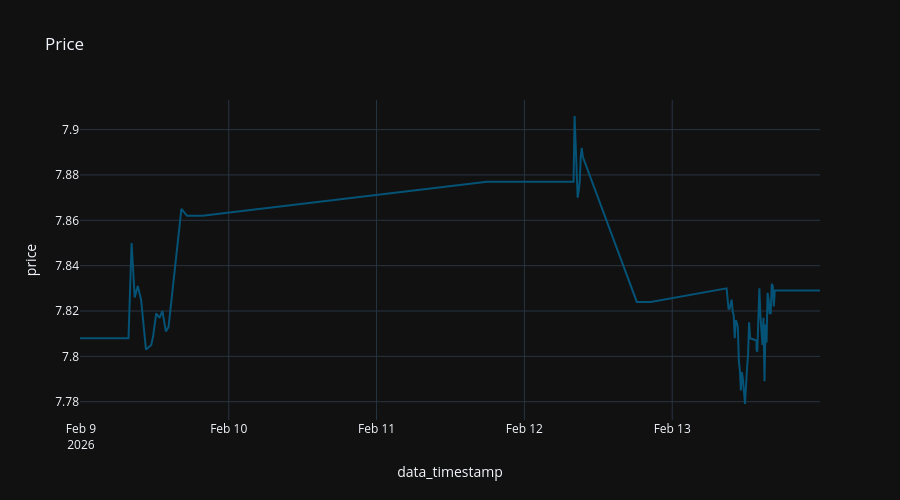

Here is the notebook cell this chart was saved with:
### Code cell
x = df[df['ticker'] == asset_ticker][['data_timestamp', 'price', 'ticker']].sort_values(by="data_timestamp")

fig = px.line (
  x,
  "data_timestamp",
  "price",
  title="Price"
#   color_discrete_sequence="Tealgrn_r",
)

fig.update_layout (
  height=500,
)

### Figure 1 — Plotly figure (JSON) as saved in the notebook; plotly's stock layout.template omitted (floating-point values rounded to 4 significant figures; data arrays with more than 128 entries replaced by an {"elided": "..."} marker saying what was removed)
{"data": [{"hovertemplate": "data_timestamp=%{x}<br>price=%{y}<extra></extra>", "legendgroup": "", "line": {"color": "rgb(4, 82, 117)", "dash": "solid"}, "marker": {"symbol": "circle"}, "mode": "lines", "name": "", "orientation": "v", "showlegend": false, "type": "scatter", "x": {"elided": "238 str values"}, "xaxis": "x", "y": {"elided": "238 float values"}, "yaxis": "y"}], "layout": {"height": 500, "legend": {"tracegroupgap": 0}, "title": {"text": "Price"}, "xaxis": {"anchor": "y", "domain": [0, 1], "title": {"text": "data_timestamp"}}, "yaxis": {"anchor": "x", "domain": [0, 1], "title": {"text": "price"}}}}
